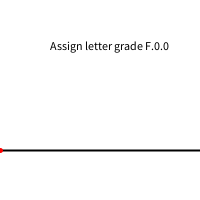
Frame 1 (no input)
Frame 60 (the mouse pressed at the canvas centre just before this capture): identical to frame 1, image omitted
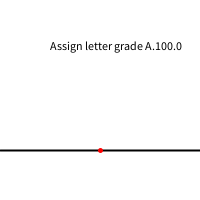
Frame 120 (the mouse held since frame 60 and released just before this capture)

The Processing sketch that drew these frames (run headless with seeded random() and noise(); from frame 60 on, the mouse is pressed at the canvas centre):

// Processing sketch: GradingScale
// ── GradingScale.pde
//Ian McCarty
//GradeScale
//9/22/2015
void setup() {
  size(200, 200);
}

void draw() {
  background(255);
  stroke(0);
  strokeWeight(2);
  line(0,150,width,150);
  stroke(255,0,0);
  strokeWeight(5);
  point(mouseX,150);
  displayGrade(mouseX);
}

void displayGrade(float grade) {
  fill(0);
  if (grade>=94) {
    text("Assign letter grade A." + grade,50,50);
  } else if (grade<=94 && grade>=89) {
    text("Assign letter grade A-." + grade,50,50);
  } else if (grade<=88 && grade>=87) {
    text("Assign letter grade B+." + grade,50,50);
  } else if (grade<=86 && grade>=83) {
    text("Assign letter grade B." + grade,50,50);
  } else if (grade<=82 && grade>=80) {
    text("Assign letter grade B-." + grade,50,50);
  } else if (grade<=79 && grade>=77) {
    text("Assign letter grade C+." + grade,50,50);
  } else if (grade<=76 && grade>=73) {
    text("Assign letter grade C." + grade,50,50);
  } else if (grade<=70 && grade>=72) {
    text("Assign letter grade C-." + grade,50,50);
  } else if (grade<=69 && grade>=67) {
    text("Assign letter grade D+." + grade,50,50);
  } else if (grade<=66 && grade>=63) {
    text("Assign letter grade D." + grade,50,50);
  } else if (grade<=62 && grade>=60) {
    text("Assign letter grade D-." + grade,50,50);
  } else if (grade<=59) {
    text("Assign letter grade F." + grade,50,50);
  }
}
